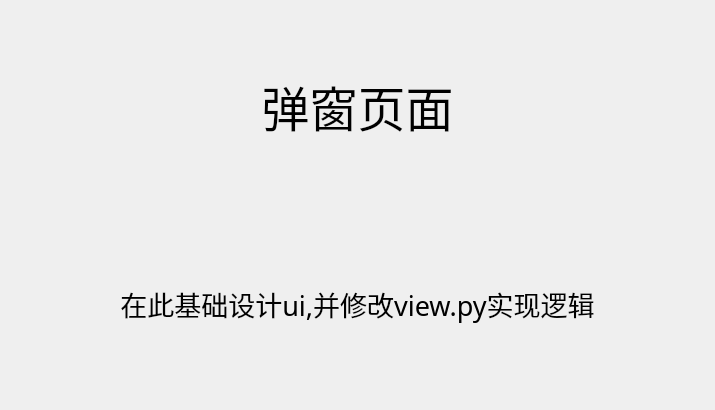
<?xml version="1.0" encoding="UTF-8"?>
<ui version="4.0">
 <class>Form</class>
 <widget class="QWidget" name="Form">
  <property name="geometry">
   <rect>
    <x>0</x>
    <y>0</y>
    <width>715</width>
    <height>410</height>
   </rect>
  </property>
  <property name="windowTitle">
   <string>Form</string>
  </property>
  <layout class="QVBoxLayout" name="verticalLayout">
   <item>
    <widget class="QLabel" name="label">
     <property name="font">
      <font>
       <family>黑体</family>
       <pointsize>36</pointsize>
      </font>
     </property>
     <property name="text">
      <string>弹窗页面</string>
     </property>
     <property name="alignment">
      <set>Qt::AlignCenter</set>
     </property>
    </widget>
   </item>
   <item>
    <widget class="QLabel" name="label_2">
     <property name="font">
      <font>
       <family>黑体</family>
       <pointsize>20</pointsize>
      </font>
     </property>
     <property name="text">
      <string>在此基础设计ui,并修改view.py实现逻辑</string>
     </property>
     <property name="alignment">
      <set>Qt::AlignCenter</set>
     </property>
    </widget>
   </item>
  </layout>
 </widget>
 <resources/>
 <connections/>
</ui>
